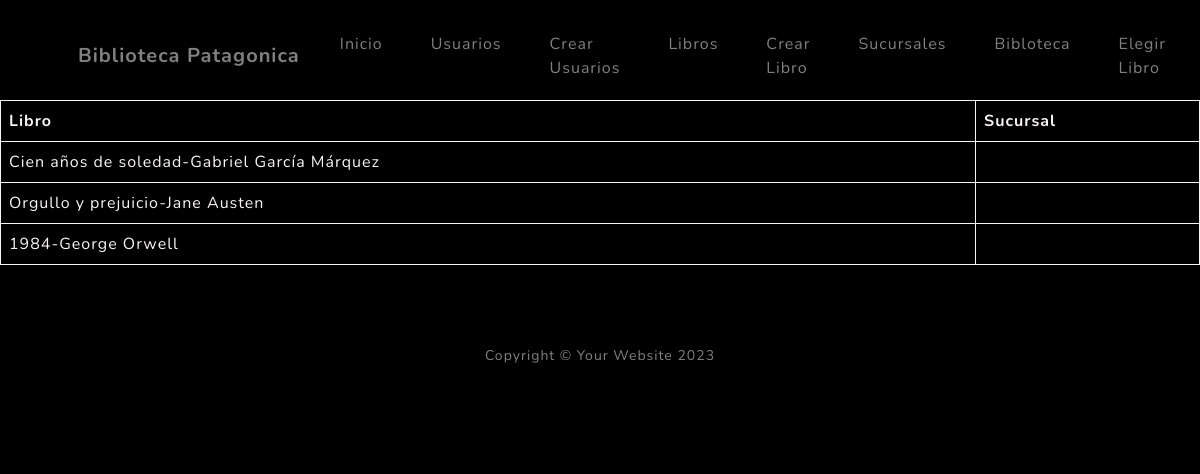
The app's page /sucursal/list with its own data.
### apps/core/models.py (models this page shows, shortened)
class Sucursal(models.Model):
    libro = models.ForeignKey(Libro, on_delete=models.SET_NULL, null=True, blank=True)
    sucursales = models.CharField(max_length=100)

class Libro(models.Model):
    titulo = models.CharField(max_length=100)
    autor = models.CharField(max_length=100)
    def __str__(self) -> str:
        return f"{self.titulo}-{self.autor}"

### apps/core/views.py (the view)
# urls.py: path("sucursal/list", views.sucursal_list, name='sucursal_list'),
def sucursal_list(request):
    consulta = models.Sucursal.objects.all()
    contexto = {"sucursales": consulta}
    return render(request, "core/sucursal_list.html", contexto)

### apps/core/templates/core/sucursal_list.html (shortened to what this page needs)
{% extends 'core/base.html' %}
{% block contenido %}
    <table border="1">
        <thead>
            <tr>
                <th>Libro</th>
                <th>Sucursal</th>
            </tr>
        </thead>
        <tbody>
            {% for sucursal in sucursales %}
                <tr>
                    <td>{{ sucursal.libro }}</td>
                    <td>{{ sucursal.sucursal }}</td>
                </tr>
            {% endfor %}
        </tbody>
    </table>
{% endblock contenido %}

### apps/core/templates/core/sucursal_list.html (style rules this page uses)
body { background-color: black; margin-top: 100px; }
table { border-collapse: collapse; width: 100%; }
th, td { border: 1px solid #f9f7fa; padding: 8px; text-align: left; color: #faf4f4; }

### records on screen
Sucursal: libro "Cien años de soledad-Gabriel García Márquez"
Sucursal: libro "Orgullo y prejuicio-Jane Austen"
Sucursal: libro "1984-George Orwell"
